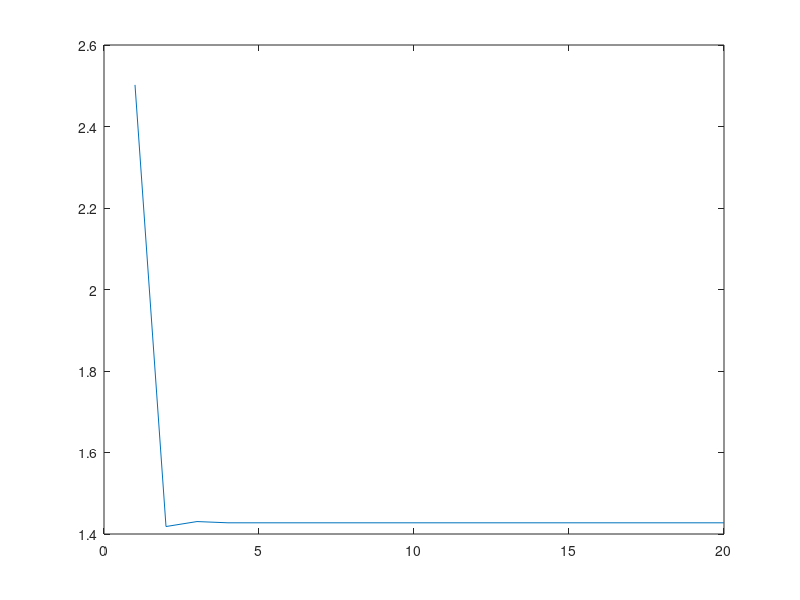

Source code (MATLAB):
Y=[1;1;0;0];
X=[0 3 1;1 3 1;0 1 1;1 1 1];
beta=[-2;1;0];
lambda=0.07;

count=1
result=zeros(20,1);
for steps=1:20
mu=1./(1.+exp(-X*beta));
nu=mu.*(1-mu);
diagV=diag(nu);

A=2*lambda*eye(3)+X'*diagV*X;
B=2*lambda*beta-X'*(Y-mu);
newbeta=beta-inv(A)*B;
beta=newbeta;

mu(mu==0) = 1e-9;
mu(mu==1) = 1-(1e-9);
    
result(count)=lambda*beta'*beta-(Y'*log(mu)+(1-Y')*log(1-mu));
count=count+1;
end

plot(result)
